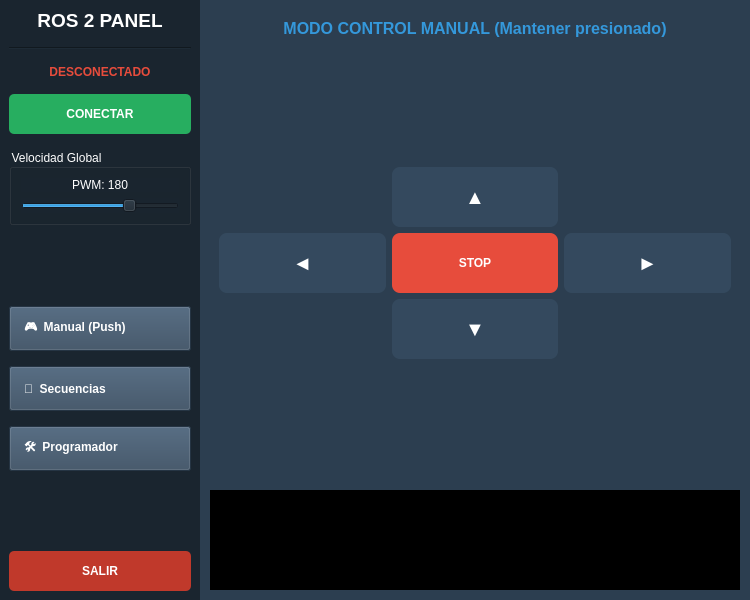
<?xml version="1.0" encoding="UTF-8"?>
<ui version="4.0">
 <class>MainWindow</class>
 <widget class="QMainWindow" name="MainWindow">
  <property name="geometry">
   <rect>
    <x>0</x>
    <y>0</y>
    <width>750</width>
    <height>600</height>
   </rect>
  </property>
  <property name="windowTitle">
   <string>ROS 2 Pro Control</string>
  </property>
  <property name="styleSheet">
   <string notr="true">background-color: #2c3e50; color: white;</string>
  </property>
  <widget class="QWidget" name="centralwidget">
   <layout class="QHBoxLayout" name="horizontalLayout">
    <property name="spacing">
     <number>0</number>
    </property>
    <property name="leftMargin">
     <number>0</number>
    </property>
    <property name="topMargin">
     <number>0</number>
    </property>
    <property name="rightMargin">
     <number>0</number>
    </property>
    <property name="bottomMargin">
     <number>0</number>
    </property>
    <item>
     <widget class="QFrame" name="frame_menu">
      <property name="minimumSize">
       <size>
        <width>200</width>
        <height>0</height>
       </size>
      </property>
      <property name="maximumSize">
       <size>
        <width>200</width>
        <height>16777215</height>
       </size>
      </property>
      <property name="styleSheet">
       <string notr="true">background-color: #1a252f;</string>
      </property>
      <layout class="QVBoxLayout" name="verticalLayout_menu">
       <property name="spacing">
        <number>15</number>
       </property>
       <item>
        <widget class="QLabel" name="label_titulo">
         <property name="font">
          <font>
           <family>Arial</family>
           <pointsize>14</pointsize>
           <bold>true</bold>
          </font>
         </property>
         <property name="text">
          <string>ROS 2 PANEL</string>
         </property>
         <property name="alignment">
          <set>Qt::AlignmentFlag::AlignCenter</set>
         </property>
        </widget>
       </item>
       <item>
        <widget class="Line" name="line">
         <property name="orientation">
          <enum>Qt::Orientation::Horizontal</enum>
         </property>
        </widget>
       </item>
       <item>
        <widget class="QLabel" name="lbl_estado">
         <property name="styleSheet">
          <string notr="true">color: #e74c3c; font-weight: bold;</string>
         </property>
         <property name="text">
          <string>DESCONECTADO</string>
         </property>
         <property name="alignment">
          <set>Qt::AlignmentFlag::AlignCenter</set>
         </property>
        </widget>
       </item>
       <item>
        <widget class="QPushButton" name="btn_conectar">
         <property name="minimumSize">
          <size>
           <width>0</width>
           <height>40</height>
          </size>
         </property>
         <property name="styleSheet">
          <string notr="true">QPushButton { background-color: #27ae60; border: none; border-radius: 5px; font-weight: bold; } QPushButton:hover { background-color: #2ecc71; }</string>
         </property>
         <property name="text">
          <string>CONECTAR</string>
         </property>
        </widget>
       </item>
       <item>
        <widget class="QGroupBox" name="grp_vel">
         <property name="title">
          <string>Velocidad Global</string>
         </property>
         <layout class="QVBoxLayout" name="vl_speed">
          <item>
           <widget class="QLabel" name="lbl_valor_vel">
            <property name="text">
             <string>PWM: 180</string>
            </property>
            <property name="alignment">
             <set>Qt::AlignmentFlag::AlignCenter</set>
            </property>
           </widget>
          </item>
          <item>
           <widget class="QSlider" name="slider_velocidad">
            <property name="maximum">
             <number>255</number>
            </property>
            <property name="value">
             <number>180</number>
            </property>
            <property name="orientation">
             <enum>Qt::Orientation::Horizontal</enum>
            </property>
           </widget>
          </item>
         </layout>
        </widget>
       </item>
       <item>
        <spacer name="verticalSpacer">
         <property name="orientation">
          <enum>Qt::Orientation::Vertical</enum>
         </property>
         <property name="sizeHint" stdset="0">
          <size>
           <width>20</width>
           <height>40</height>
          </size>
         </property>
        </spacer>
       </item>
       <item>
        <widget class="QPushButton" name="btn_nav_manual">
         <property name="minimumSize">
          <size>
           <width>0</width>
           <height>45</height>
          </size>
         </property>
         <property name="styleSheet">
          <string notr="true">QPushButton { background-color: #34495e; border-left: 5px solid #3498db; text-align: left; padding-left: 10px; font-weight: bold; } QPushButton:hover { background-color: #2c3e50; }</string>
         </property>
         <property name="text">
          <string>🎮  Manual (Push)</string>
         </property>
        </widget>
       </item>
       <item>
        <widget class="QPushButton" name="btn_nav_seq">
         <property name="minimumSize">
          <size>
           <width>0</width>
           <height>45</height>
          </size>
         </property>
         <property name="styleSheet">
          <string notr="true">QPushButton { background-color: #34495e; border-left: 5px solid #9b59b6; text-align: left; padding-left: 10px; font-weight: bold; } QPushButton:hover { background-color: #2c3e50; }</string>
         </property>
         <property name="text">
          <string>🔄  Secuencias</string>
         </property>
        </widget>
       </item>
       <item>
        <widget class="QPushButton" name="btn_nav_prog">
         <property name="minimumSize">
          <size>
           <width>0</width>
           <height>45</height>
          </size>
         </property>
         <property name="styleSheet">
          <string notr="true">QPushButton { background-color: #34495e; border-left: 5px solid #f1c40f; text-align: left; padding-left: 10px; font-weight: bold; } QPushButton:hover { background-color: #2c3e50; }</string>
         </property>
         <property name="text">
          <string>🛠  Programador</string>
         </property>
        </widget>
       </item>
       <item>
        <spacer name="verticalSpacer_2">
         <property name="orientation">
          <enum>Qt::Orientation::Vertical</enum>
         </property>
         <property name="sizeHint" stdset="0">
          <size>
           <width>20</width>
           <height>40</height>
          </size>
         </property>
        </spacer>
       </item>
       <item>
        <widget class="QPushButton" name="btn_exit">
         <property name="minimumSize">
          <size>
           <width>0</width>
           <height>40</height>
          </size>
         </property>
         <property name="styleSheet">
          <string notr="true">QPushButton { background-color: #c0392b; border-radius: 5px; font-weight: bold; } QPushButton:hover { background-color: #e74c3c; }</string>
         </property>
         <property name="text">
          <string>SALIR</string>
         </property>
        </widget>
       </item>
      </layout>
     </widget>
    </item>
    <item>
     <layout class="QVBoxLayout" name="layout_content">
      <property name="leftMargin">
       <number>10</number>
      </property>
      <property name="topMargin">
       <number>10</number>
      </property>
      <property name="rightMargin">
       <number>10</number>
      </property>
      <property name="bottomMargin">
       <number>10</number>
      </property>
      <item>
       <widget class="QStackedWidget" name="stackedWidget">
        <property name="currentIndex">
         <number>0</number>
        </property>
        <widget class="QWidget" name="page_manual">
         <layout class="QVBoxLayout" name="vl_manual">
          <item>
           <widget class="QLabel" name="lbl_p1">
            <property name="font">
             <font>
              <pointsize>12</pointsize>
              <bold>true</bold>
             </font>
            </property>
            <property name="styleSheet">
             <string notr="true">color: #3498db;</string>
            </property>
            <property name="text">
             <string>MODO CONTROL MANUAL (Mantener presionado)</string>
            </property>
            <property name="alignment">
             <set>Qt::AlignmentFlag::AlignCenter</set>
            </property>
           </widget>
          </item>
          <item>
           <spacer name="sp1">
            <property name="orientation">
             <enum>Qt::Orientation::Vertical</enum>
            </property>
            <property name="sizeHint" stdset="0">
             <size>
              <width>0</width>
              <height>0</height>
             </size>
            </property>
           </spacer>
          </item>
          <item>
           <layout class="QGridLayout" name="grid_manual">
            <item row="0" column="1">
             <widget class="QPushButton" name="btn_fwd">
              <property name="minimumSize">
               <size>
                <width>80</width>
                <height>60</height>
               </size>
              </property>
              <property name="styleSheet">
               <string notr="true">background-color: #34495e; font-size: 20px; border-radius: 8px;</string>
              </property>
              <property name="text">
               <string>▲</string>
              </property>
             </widget>
            </item>
            <item row="1" column="0">
             <widget class="QPushButton" name="btn_left">
              <property name="minimumSize">
               <size>
                <width>80</width>
                <height>60</height>
               </size>
              </property>
              <property name="styleSheet">
               <string notr="true">background-color: #34495e; font-size: 20px; border-radius: 8px;</string>
              </property>
              <property name="text">
               <string>◄</string>
              </property>
             </widget>
            </item>
            <item row="1" column="1">
             <widget class="QPushButton" name="btn_stop">
              <property name="minimumSize">
               <size>
                <width>80</width>
                <height>60</height>
               </size>
              </property>
              <property name="styleSheet">
               <string notr="true">background-color: #e74c3c; font-weight: bold; border-radius: 8px;</string>
              </property>
              <property name="text">
               <string>STOP</string>
              </property>
             </widget>
            </item>
            <item row="1" column="2">
             <widget class="QPushButton" name="btn_right">
              <property name="minimumSize">
               <size>
                <width>80</width>
                <height>60</height>
               </size>
              </property>
              <property name="styleSheet">
               <string notr="true">background-color: #34495e; font-size: 20px; border-radius: 8px;</string>
              </property>
              <property name="text">
               <string>►</string>
              </property>
             </widget>
            </item>
            <item row="2" column="1">
             <widget class="QPushButton" name="btn_bwd">
              <property name="minimumSize">
               <size>
                <width>80</width>
                <height>60</height>
               </size>
              </property>
              <property name="styleSheet">
               <string notr="true">background-color: #34495e; font-size: 20px; border-radius: 8px;</string>
              </property>
              <property name="text">
               <string>▼</string>
              </property>
             </widget>
            </item>
           </layout>
          </item>
          <item>
           <spacer name="sp2">
            <property name="orientation">
             <enum>Qt::Orientation::Vertical</enum>
            </property>
            <property name="sizeHint" stdset="0">
             <size>
              <width>0</width>
              <height>0</height>
             </size>
            </property>
           </spacer>
          </item>
         </layout>
        </widget>
        <widget class="QWidget" name="page_seq">
         <layout class="QVBoxLayout" name="vl_seq">
          <item>
           <widget class="QLabel" name="lbl_p2">
            <property name="font">
             <font>
              <pointsize>12</pointsize>
              <bold>true</bold>
             </font>
            </property>
            <property name="styleSheet">
             <string notr="true">color: #9b59b6;</string>
            </property>
            <property name="text">
             <string>SECUENCIAS PREDEFINIDAS</string>
            </property>
            <property name="alignment">
             <set>Qt::AlignmentFlag::AlignCenter</set>
            </property>
           </widget>
          </item>
          <item>
           <spacer name="sp3">
            <property name="orientation">
             <enum>Qt::Orientation::Vertical</enum>
            </property>
            <property name="sizeHint" stdset="0">
             <size>
              <width>0</width>
              <height>0</height>
             </size>
            </property>
           </spacer>
          </item>
          <item>
           <widget class="QPushButton" name="btn_sq">
            <property name="minimumSize">
             <size>
              <width>0</width>
              <height>50</height>
             </size>
            </property>
            <property name="styleSheet">
             <string notr="true">background-color: #8e44ad; font-weight: bold; border-radius: 5px;</string>
            </property>
            <property name="text">
             <string>Ejecutar CUADRADO</string>
            </property>
           </widget>
          </item>
          <item>
           <widget class="QPushButton" name="btn_zz">
            <property name="minimumSize">
             <size>
              <width>0</width>
              <height>50</height>
             </size>
            </property>
            <property name="styleSheet">
             <string notr="true">background-color: #8e44ad; font-weight: bold; border-radius: 5px;</string>
            </property>
            <property name="text">
             <string>Ejecutar ZIG-ZAG</string>
            </property>
           </widget>
          </item>
          <item>
           <widget class="QPushButton" name="btn_inf">
            <property name="minimumSize">
             <size>
              <width>0</width>
              <height>50</height>
             </size>
            </property>
            <property name="styleSheet">
             <string notr="true">background-color: #8e44ad; font-weight: bold; border-radius: 5px;</string>
            </property>
            <property name="text">
             <string>Ejecutar OCHO</string>
            </property>
           </widget>
          </item>
          <item>
           <layout class="QHBoxLayout" name="hl_seq_ctrl">
            <item>
             <widget class="QPushButton" name="btn_pause_seq">
              <property name="minimumSize">
               <size>
                <width>0</width>
                <height>40</height>
               </size>
              </property>
              <property name="styleSheet">
               <string>background-color: #f39c12; font-weight: bold;</string>
              </property>
              <property name="text">
               <string>⏸ Pausar/Reanudar</string>
              </property>
             </widget>
            </item>
            <item>
             <widget class="QPushButton" name="btn_stop_seq">
              <property name="minimumSize">
               <size>
                <width>0</width>
                <height>40</height>
               </size>
              </property>
              <property name="styleSheet">
               <string>background-color: #c0392b; font-weight: bold;</string>
              </property>
              <property name="text">
               <string>⏹ Interrumpir</string>
              </property>
             </widget>
            </item>
           </layout>
          </item>
          <item>
           <spacer name="sp4">
            <property name="orientation">
             <enum>Qt::Orientation::Vertical</enum>
            </property>
            <property name="sizeHint" stdset="0">
             <size>
              <width>0</width>
              <height>0</height>
             </size>
            </property>
           </spacer>
          </item>
         </layout>
        </widget>
        <widget class="QWidget" name="page_prog">
         <layout class="QVBoxLayout" name="vl_prog">
          <item>
           <widget class="QLabel" name="lbl_p3">
            <property name="font">
             <font>
              <pointsize>12</pointsize>
              <bold>true</bold>
             </font>
            </property>
            <property name="styleSheet">
             <string notr="true">color: #f1c40f;</string>
            </property>
            <property name="text">
             <string>PROGRAMADOR PERSONALIZADO</string>
            </property>
            <property name="alignment">
             <set>Qt::AlignmentFlag::AlignCenter</set>
            </property>
           </widget>
          </item>
          <item>
           <layout class="QHBoxLayout" name="hl_inputs">
            <item>
             <widget class="QComboBox" name="combo_acciones">
              <property name="styleSheet">
               <string notr="true">background-color: #34495e; padding: 5px;</string>
              </property>
              <item>
               <property name="text">
                <string>Adelante</string>
               </property>
              </item>
              <item>
               <property name="text">
                <string>Atrás</string>
               </property>
              </item>
              <item>
               <property name="text">
                <string>Izquierda</string>
               </property>
              </item>
              <item>
               <property name="text">
                <string>Derecha</string>
               </property>
              </item>
              <item>
               <property name="text">
                <string>Pausa (Stop)</string>
               </property>
              </item>
             </widget>
            </item>
            <item>
             <widget class="QDoubleSpinBox" name="spin_tiempo">
              <property name="styleSheet">
               <string notr="true">background-color: #34495e;</string>
              </property>
              <property name="suffix">
               <string> s</string>
              </property>
              <property name="minimum">
               <double>0.100000000000000</double>
              </property>
              <property name="maximum">
               <double>10.000000000000000</double>
              </property>
              <property name="value">
               <double>1.000000000000000</double>
              </property>
             </widget>
            </item>
            <item>
             <widget class="QPushButton" name="btn_agregar">
              <property name="styleSheet">
               <string notr="true">background-color: #2980b9; font-weight: bold;</string>
              </property>
              <property name="text">
               <string>+ Agregar</string>
              </property>
             </widget>
            </item>
           </layout>
          </item>
          <item>
           <widget class="QListWidget" name="list_secuencia">
            <property name="styleSheet">
             <string notr="true">background-color: #1a252f; color: #f39c12;</string>
            </property>
           </widget>
          </item>
          <item>
           <layout class="QHBoxLayout" name="hl_btns_prog">
            <item>
             <widget class="QPushButton" name="btn_ejecutar_custom">
              <property name="minimumSize">
               <size>
                <width>0</width>
                <height>40</height>
               </size>
              </property>
              <property name="styleSheet">
               <string notr="true">background-color: #27ae60; font-weight: bold;</string>
              </property>
              <property name="text">
               <string>▶ Ejecutar Lista</string>
              </property>
             </widget>
            </item>
            <item>
             <widget class="QPushButton" name="btn_pause_custom">
              <property name="minimumSize">
               <size>
                <width>0</width>
                <height>40</height>
               </size>
              </property>
              <property name="styleSheet">
               <string>background-color: #f39c12; font-weight: bold;</string>
              </property>
              <property name="text">
               <string>⏸ Pausa</string>
              </property>
             </widget>
            </item>
            <item>
             <widget class="QPushButton" name="btn_stop_custom">
              <property name="minimumSize">
               <size>
                <width>0</width>
                <height>40</height>
               </size>
              </property>
              <property name="styleSheet">
               <string>background-color: #c0392b; font-weight: bold;</string>
              </property>
              <property name="text">
               <string>⏹ Stop</string>
              </property>
             </widget>
            </item>
            <item>
             <widget class="QPushButton" name="btn_limpiar">
              <property name="minimumSize">
               <size>
                <width>0</width>
                <height>40</height>
               </size>
              </property>
              <property name="styleSheet">
               <string notr="true">background-color: #7f8c8d; font-weight: bold;</string>
              </property>
              <property name="text">
               <string>🗑 Borrar</string>
              </property>
             </widget>
            </item>
           </layout>
          </item>
         </layout>
        </widget>
       </widget>
      </item>
      <item>
       <widget class="QTextEdit" name="txt_log">
        <property name="maximumSize">
         <size>
          <width>16777215</width>
          <height>100</height>
         </size>
        </property>
        <property name="styleSheet">
         <string notr="true">background-color: black; color: #00ff00; font-family: Consolas;</string>
        </property>
        <property name="readOnly">
         <bool>true</bool>
        </property>
       </widget>
      </item>
     </layout>
    </item>
   </layout>
  </widget>
 </widget>
 <resources/>
 <connections/>
</ui>
